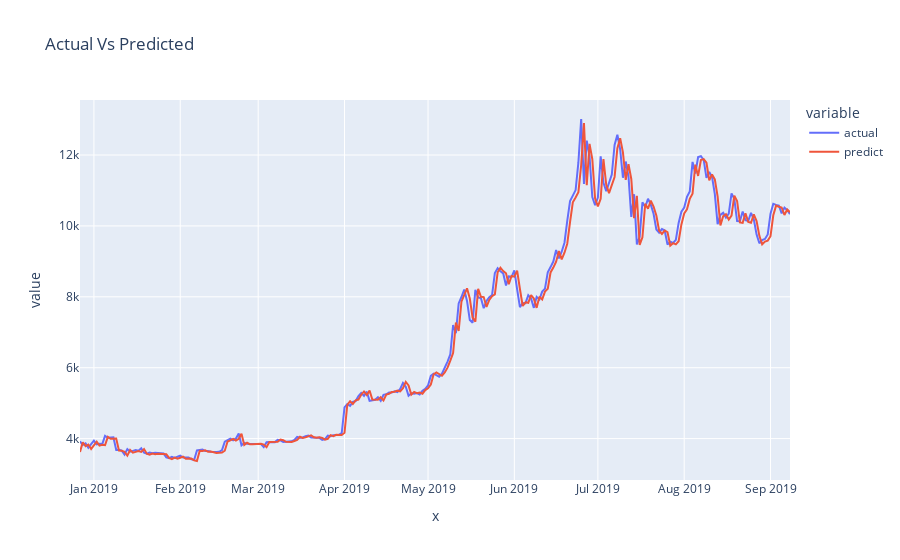

Here is the notebook cell this chart was saved with:
### Code cell
# plot Prices
df = pd.DataFrame( data = {  "Date": X_test.index , "actual":testY.reshape(-1), "predict":predict.reshape(-1) })
fig = px.line(df, x=X_test.index, y=['actual','predict'], title='Actual Vs Predicted')
fig.show()

### Figure 1 — Plotly figure (JSON) as saved in the notebook; plotly's stock layout.template omitted (floating-point values rounded to 4 significant figures; data arrays with more than 128 entries replaced by an {"elided": "..."} marker saying what was removed)
{"data": [{"hovertemplate": "variable=actual<br>x=%{x}<br>value=%{y}<extra></extra>", "legendgroup": "actual", "line": {"color": "#636efa", "dash": "solid"}, "marker": {"symbol": "circle"}, "mode": "lines", "name": "actual", "orientation": "v", "showlegend": true, "type": "scatter", "x": {"elided": "256 str values"}, "xaxis": "x", "y": {"elided": "256 float values"}, "yaxis": "y"}, {"hovertemplate": "variable=predict<br>x=%{x}<br>value=%{y}<extra></extra>", "legendgroup": "predict", "line": {"color": "#EF553B", "dash": "solid"}, "marker": {"symbol": "circle"}, "mode": "lines", "name": "predict", "orientation": "v", "showlegend": true, "type": "scatter", "x": {"elided": "256 str values"}, "xaxis": "x", "y": {"elided": "256 float values"}, "yaxis": "y"}], "layout": {"legend": {"title": {"text": "variable"}, "tracegroupgap": 0}, "title": {"text": "Actual Vs Predicted"}, "xaxis": {"anchor": "y", "domain": [0, 1], "title": {"text": "x"}}, "yaxis": {"anchor": "x", "domain": [0, 1], "title": {"text": "value"}}}}
